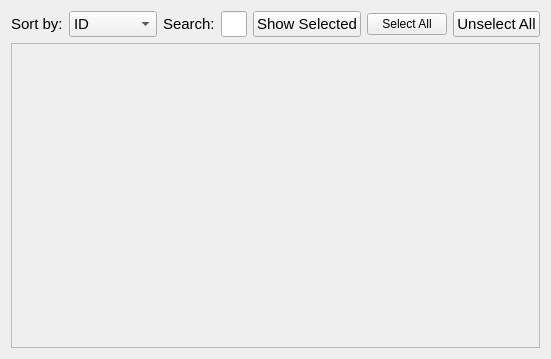
<?xml version="1.0" encoding="UTF-8"?>
<ui version="4.0">
 <class>CountryGridWidget</class>
 <widget class="QWidget" name="CountryGridWidget">
  <property name="geometry">
   <rect>
    <x>0</x>
    <y>0</y>
    <width>538</width>
    <height>359</height>
   </rect>
  </property>
  <property name="windowTitle">
   <string>Form</string>
  </property>
  <layout class="QVBoxLayout" name="verticalLayout">
   <item>
    <layout class="QHBoxLayout" name="horizontalLayout">
     <property name="sizeConstraint">
      <enum>QLayout::SetDefaultConstraint</enum>
     </property>
     <item>
      <widget class="QLabel" name="sortLabel">
       <property name="font">
        <font>
         <pointsize>11</pointsize>
        </font>
       </property>
       <property name="text">
        <string>Sort by:</string>
       </property>
      </widget>
     </item>
     <item>
      <widget class="QComboBox" name="sortBox">
       <property name="font">
        <font>
         <pointsize>11</pointsize>
        </font>
       </property>
       <item>
        <property name="text">
         <string>ID</string>
        </property>
       </item>
       <item>
        <property name="text">
         <string>Name</string>
        </property>
       </item>
       <item>
        <property name="text">
         <string>Divisions</string>
        </property>
       </item>
       <item>
        <property name="text">
         <string>Users</string>
        </property>
       </item>
      </widget>
     </item>
     <item>
      <widget class="QLabel" name="searchLabel">
       <property name="font">
        <font>
         <pointsize>11</pointsize>
        </font>
       </property>
       <property name="text">
        <string>Search:</string>
       </property>
      </widget>
     </item>
     <item>
      <widget class="QLineEdit" name="searchField">
       <property name="font">
        <font>
         <pointsize>11</pointsize>
        </font>
       </property>
      </widget>
     </item>
     <item>
      <widget class="QPushButton" name="pushButton">
       <property name="font">
        <font>
         <pointsize>11</pointsize>
        </font>
       </property>
       <property name="text">
        <string>Show Selected</string>
       </property>
      </widget>
     </item>
     <item>
      <widget class="QPushButton" name="pushButton_3">
       <property name="text">
        <string>Select All</string>
       </property>
      </widget>
     </item>
     <item>
      <widget class="QPushButton" name="pushButton_2">
       <property name="font">
        <font>
         <pointsize>11</pointsize>
        </font>
       </property>
       <property name="text">
        <string>Unselect All</string>
       </property>
      </widget>
     </item>
    </layout>
   </item>
   <item>
    <widget class="QScrollArea" name="scrollArea">
     <property name="widgetResizable">
      <bool>true</bool>
     </property>
     <widget class="QWidget" name="scrollAreaWidgetContents">
      <property name="geometry">
       <rect>
        <x>0</x>
        <y>0</y>
        <width>518</width>
        <height>305</height>
       </rect>
      </property>
      <layout class="QVBoxLayout" name="verticalLayout_2">
       <item>
        <layout class="QGridLayout" name="gridLayout"/>
       </item>
      </layout>
     </widget>
    </widget>
   </item>
  </layout>
 </widget>
 <resources/>
 <connections/>
</ui>
